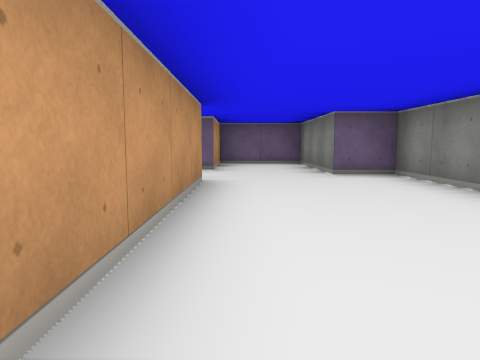
View 1 (above)

17 first-person views from a walk through a cub3D level. The camera is about half as high as the walls, tilts 6° down and sees 70° across. The floor is counted in squares. Each view is taken from the middle of a square. On the plan, view 1 faces up. The plan holds only what a view shows up to about 9 squares ahead; the rest is blank.

View 2
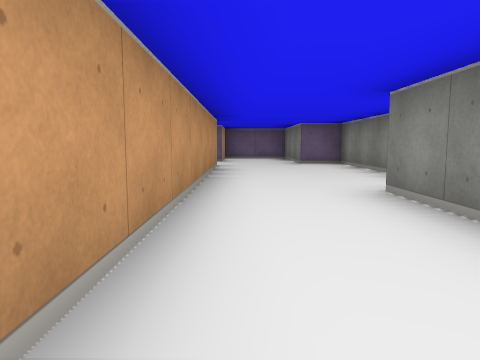

View 3
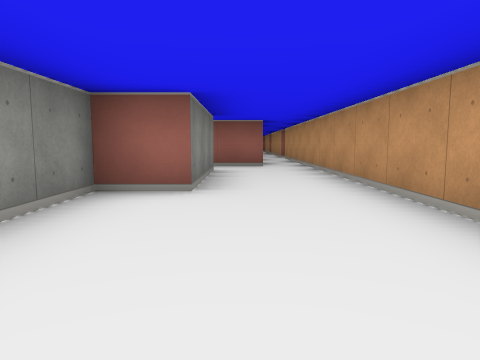

View 4
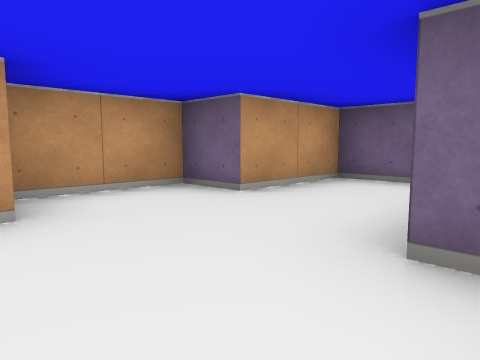

View 5
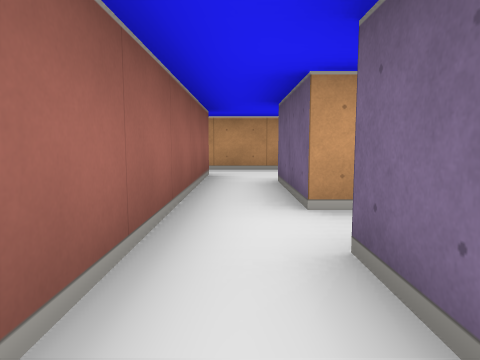

View 6
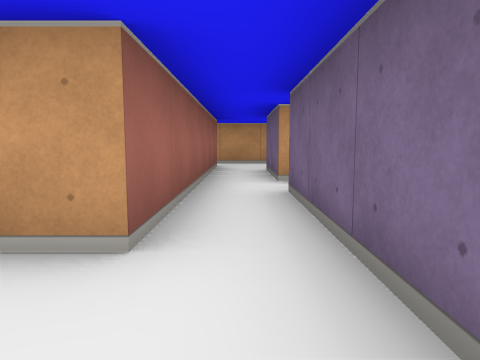

View 7
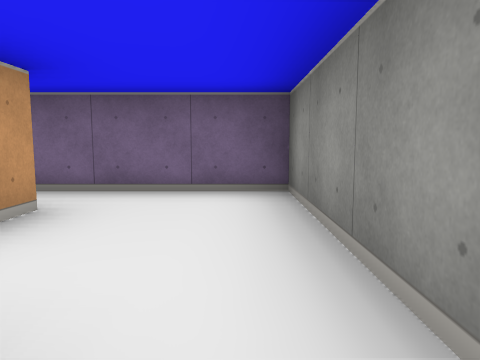

View 8
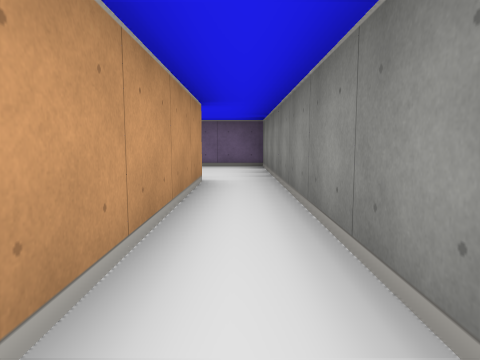

View 9
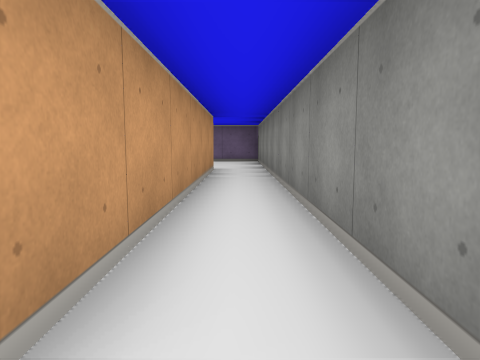

View 10
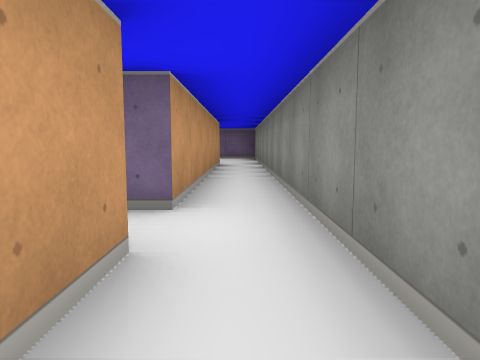

View 11
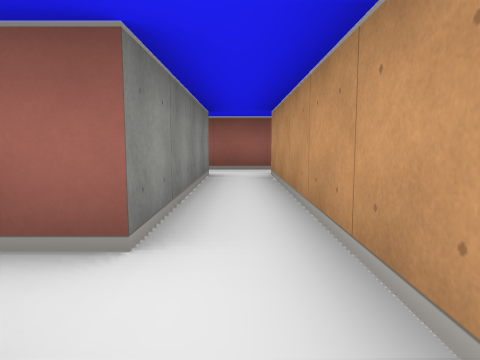

View 12
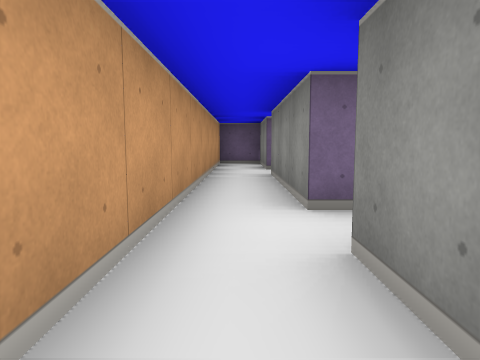

View 13
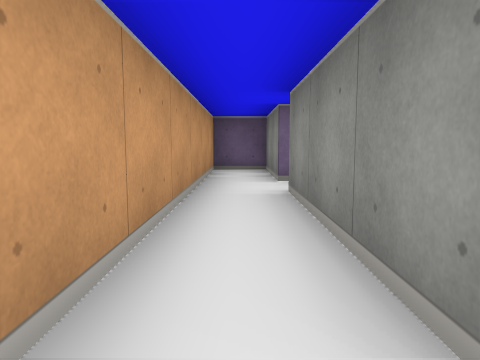

View 14
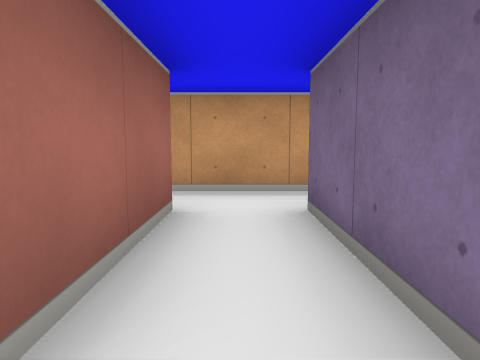

View 15
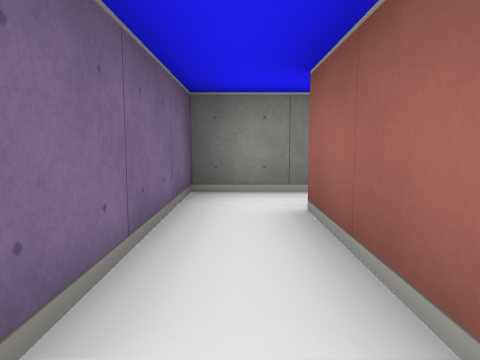

View 16
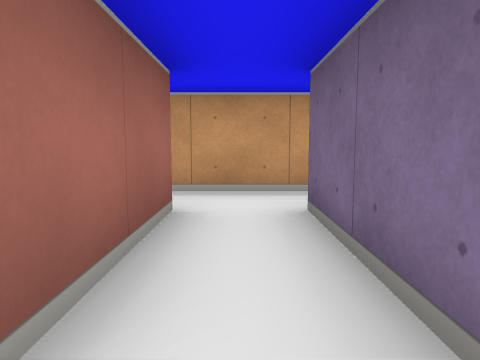

View 17
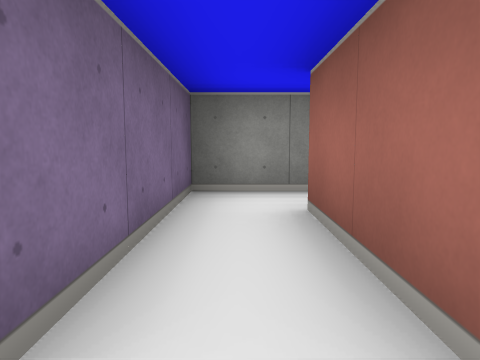

### Floor plan
Points are (right, up) in squares from view 1. A wall is a line through its corners. A room is listed if a view was taken in it or the views show most of it. See-through windows are left out.
Room 1 (views 1, 2, 3, 4)
walls: (-0.5, 4.6) (-0.5, -3.6); (3.5, -2.5) (1.5, -2.5) (1.5, 0.5) (2.5, 0.5) (2.5, 5.5) (1.5, 5.5) (1.5, 8.5) (-0.5, 8.5) (-0.5, 6.5) (-1.5, 6.5) (-1.5, 4.6); (0.5, -3.5) (3.5, -3.5)
ways out: opening at (2.5, -3) to room 2; opening at (0, -4)
Room 2 (views 5, 11, 12, 13, 14, 15, 17)
walls: (6.5, 2.5) (4.5, 2.5) (4.5, 5.5) (6.5, 5.5); (7.5, 5.2) (7.5, 6.5) (4.5, 6.5) (4.5, 8.5) (3.5, 8.5) (3.5, -2.5); (6.5, -2.5) (4.5, -2.5) (4.5, 1.5) (6.5, 1.5); (3.5, -3.5) (6.5, -3.5)
ways out: opening at (2.5, -3) to room 1; opening at (5.5, -3) to room 3; opening at (5.5, 2) to room 6
Room 3 (view 6)
walls: (6.5, -3.5) (6.5, -4.1); (8.5, -4.5) (8.5, -2.5) (6.5, -2.5)
ways out: opening at (5.5, -3) to room 2; opening at (7.5, -4) to room 4
Room 4 (views 7, 8, 9)
walls: (7.5, -5.5) (7.5, -11.5); (8.5, -12.4) (8.5, -4.5)
ways out: opening at (7.5, -4) to room 3; opening at (8, -13) to room 5; opening at (7, -12)
Room 5 (view 10)
walls: (8.5, -13.4) (8.5, -12.4); (7.5, -12.5) (7.5, -13.4)
ways out: opening at (8, -13) to room 4
Room 6 (view 16)
walls: (7.5, 1.2) (7.5, 2.5) (6.5, 2.5)
ways out: opening at (5.5, 2) to room 2

Positions as (right, up) in squares from view 1, and headings:
1: (0, 0), facing up
2: (0, -3), facing up
3: (1, 4), facing down
4: (2, 4), facing up-left
5: (6, -3), facing left
6: (8, -3), facing left
7: (8, -6), facing up
8: (8, -10), facing up
9: (8, -12), facing up
10: (8, -14), facing up
11: (4, 3), facing down
12: (4, 0), facing up
13: (4, 2), facing up
14: (7, 6), facing left
15: (4, 6), facing right
16: (7, 2), facing left
17: (4, 2), facing right
